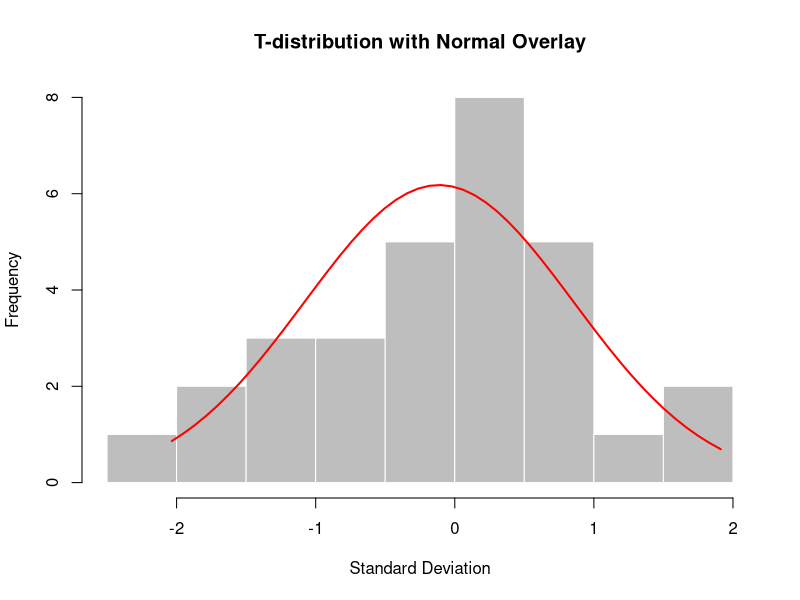

The R source for this figure:
## ---- chunk 1
#generate t-distribution
    set.seed(112358)
    df<-30
    no<-30
    tdist<-rt(df,no)

    tsd<-sd(tdist)
    tmn<-mean(tdist)
#plot histogram
    h<-hist(tdist, col = 'gray', border = 'white', main="T-distribution with Normal Overlay", xlab="Standard Deviation")
    
    #calculate normal distribution based on T distribution 
    ##xfit is a horizontal line with 50 points, running the range of the histogram
    xfit<-seq(min(tdist),max(tdist),length=50) 
    
    # apply normal density function to xfit
    # with a mean and standard deviation of the random T distribution
    yfit<-dnorm(xfit,mean=tmn,sd=tsd) 
    
    ## diff(h$mids[1:2]) is the distance between the midpoints 
    # of two bars of the histogram
    yfit <- yfit*diff(h$mids[1:2])*length(tdist) 
    
    # plot normal curve
    lines(xfit, yfit, col="red", lwd=2)
